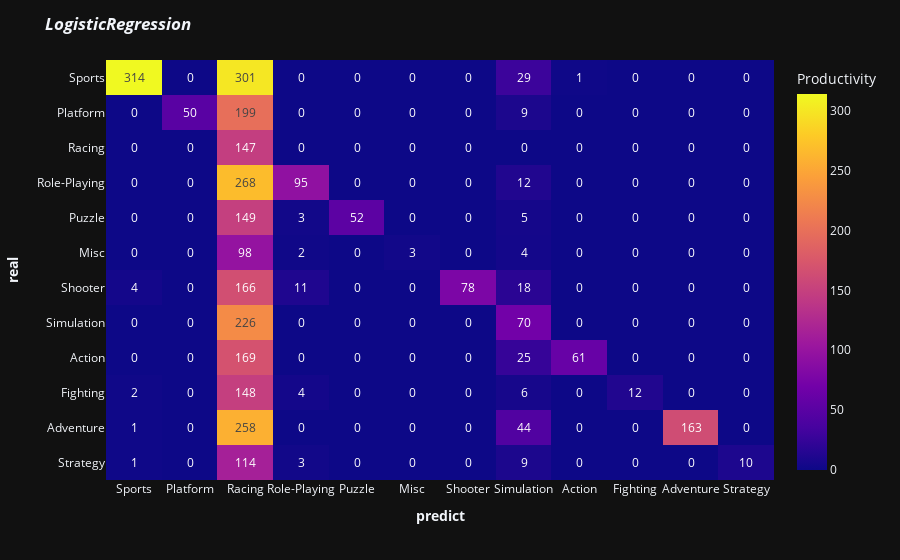

Here is the notebook cell this chart was saved with:
### Code cell
print_res(y_predict, y_test, start, end)

### Figure 1 — Plotly figure (JSON) as saved in the notebook; plotly's stock layout.template omitted (floating-point values rounded to 4 significant figures; data arrays with more than 128 entries replaced by an {"elided": "..."} marker saying what was removed)
{"data": [{"coloraxis": "coloraxis", "name": "0", "texttemplate": "%{z}", "x": ["Sports", "Platform", "Racing", "Role-Playing", "Puzzle", "Misc", "Shooter", "Simulation", "Action", "Fighting", "Adventure", "Strategy"], "y": ["Sports", "Platform", "Racing", "Role-Playing", "Puzzle", "Misc", "Shooter", "Simulation", "Action", "Fighting", "Adventure", "Strategy"], "z": {"elided": "12x12 int values"}, "type": "heatmap", "xaxis": "x", "yaxis": "y", "hovertemplate": "<b>predict</b>: %{x}<br><b>real</b>: %{y}<br>Productivity: %{z}<extra></extra>"}], "layout": {"xaxis": {"anchor": "y", "domain": [0.0, 1.0], "title": {"text": "<b>predict</b>"}}, "yaxis": {"anchor": "x", "domain": [0.0, 1.0], "autorange": "reversed", "title": {"text": "<b>real</b>"}}, "coloraxis": {"colorbar": {"title": {"text": "Productivity"}}, "colorscale": [[0.0, "#0d0887"], [0.1111, "#46039f"], [0.2222, "#7201a8"], [0.3333, "#9c179e"], [0.4444, "#bd3786"], [0.5556, "#d8576b"], [0.6667, "#ed7953"], [0.7778, "#fb9f3a"], [0.8889, "#fdca26"], [1.0, "#f0f921"]]}, "margin": {"t": 60}, "title": {"text": "<i><b>LogisticRegression</b></i>"}}}
